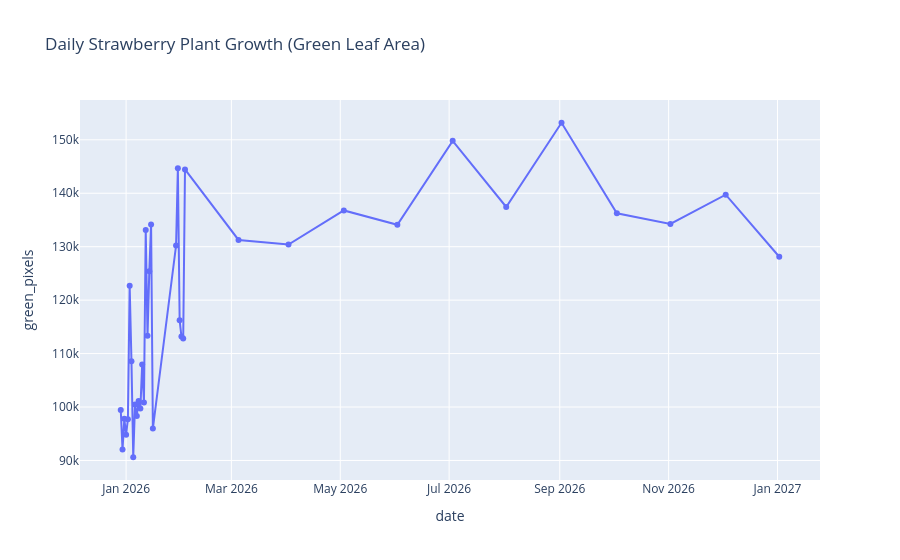

The notebook cell saved with this chart:
### Code cell
import cv2
import numpy as np
import pandas as pd
from pathlib import Path
import plotly.express as px
from datetime import datetime

folder = r"F:\strwaberry images\Back_Row_with_text\Cropped_Images\down_2\preprocessed_images"

records = []

for path in sorted(Path(folder).glob("*.jpg")):

    # ---------- READ IMAGE ----------
    img = cv2.imread(str(path))
    hsv = cv2.cvtColor(img, cv2.COLOR_BGR2HSV)

    # ---------- GREEN MASK ----------
    lower_green = np.array([35, 40, 40])
    upper_green = np.array([90, 255, 255])

    mask = cv2.inRange(hsv, lower_green, upper_green)

    # remove noise
    kernel = np.ones((5,5),np.uint8)
    mask = cv2.morphologyEx(mask, cv2.MORPH_OPEN, kernel)
    mask = cv2.morphologyEx(mask, cv2.MORPH_CLOSE, kernel)

    green_pixels = cv2.countNonZero(mask)

    # ---------- EXTRACT DATE ----------
    # filename: citra_2026-01-03_12-10.jpg
    date_str = path.stem.split("_")[1]      # 2026-01-03
    date = datetime.strptime(date_str, "%Y-%m-%d").date()

    records.append([date, green_pixels])

# ---------- DATAFRAME ----------
df = pd.DataFrame(records, columns=["date", "green_pixels"])

# average per day (removes lighting noise)
daily_df = df.groupby("date").mean().reset_index()

# ---------- INTERACTIVE PLOT ----------
fig = px.line(
    daily_df,
    x="date",
    y="green_pixels",
    title="Daily Strawberry Plant Growth (Green Leaf Area)",
    markers=True
)

fig.show()

### Figure 1 — Plotly figure (JSON) as saved in the notebook; plotly's stock layout.template omitted (floating-point values rounded to 4 significant figures)
{"data": [{"hovertemplate": "date=%{x}<br>green_pixels=%{y}<extra></extra>", "legendgroup": "", "line": {"color": "#636efa", "dash": "solid"}, "marker": {"symbol": "circle"}, "mode": "lines+markers", "name": "", "orientation": "v", "showlegend": false, "type": "scatter", "x": ["2025-12-29", "2025-12-30", "2025-12-31", "2026-01-01", "2026-01-02", "2026-01-03", "2026-01-04", "2026-01-05", "2026-01-06", "2026-01-07", "2026-01-08", "2026-01-09", "2026-01-10", "2026-01-11", "2026-01-12", "2026-01-13", "2026-01-14", "2026-01-15", "2026-01-16", "2026-01-29", "2026-01-30", "2026-01-31", "2026-02-01", "2026-02-02", "2026-02-03", "2026-03-05", "2026-04-02", "2026-05-03", "2026-06-02", "2026-07-03", "2026-08-02", "2026-09-02", "2026-10-03", "2026-11-02", "2026-12-03", "2027-01-02"], "xaxis": "x", "y": [99430.0, 92070.0, 97800.0, 94820.0, 97710.0, 122700.0, 108600.0, 90600.0, 100500.0, 98330.0, 101100.0, 99710.0, 107900.0, 100900.0, 133100.0, 113300.0, 125400.0, 134200.0, 95970.0, 130200.0, 144700.0, 116300.0, 113200.0, 112800.0, 144400.0, 131300.0, 130400.0, 136800.0, 134100.0, 149800.0, 137400.0, 153200.0, 136200.0, 134300.0, 139700.0, 128100.0], "yaxis": "y"}], "layout": {"legend": {"tracegroupgap": 0}, "title": {"text": "Daily Strawberry Plant Growth (Green Leaf Area)"}, "xaxis": {"anchor": "y", "domain": [0, 1], "title": {"text": "date"}}, "yaxis": {"anchor": "x", "domain": [0, 1], "title": {"text": "green_pixels"}}}}
